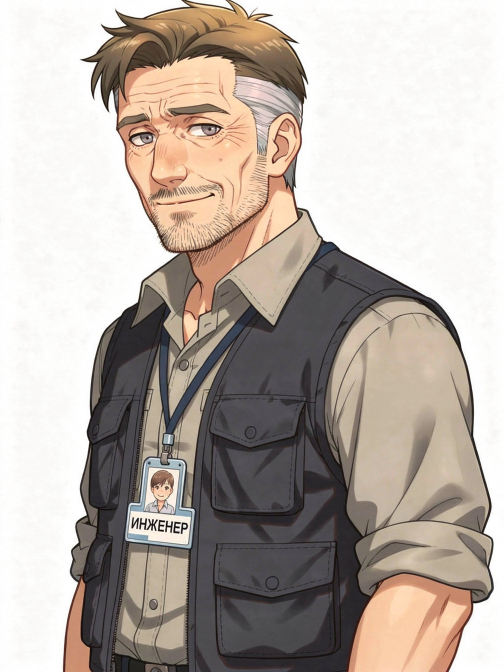
#> input picture assets/gen/sergey_eng_old__flux-2_0.jpg, 1008 x 1344 px (shown at 1/2 size)
$ python _sergey_face_sheet.py
#> lines starting #> are read from the running program, lines starting #| are printed output that depends on the picture
# -*- coding: utf-8 -*-
"""Крупный кроп лица: база vs эмоции. Видно, где поехал возраст/морщины/щетина."""
import os
from PIL import Image, ImageDraw

HERE = os.path.dirname(os.path.abspath(__file__))
GEN = os.path.join(HERE, 'assets', 'gen')
OUT = os.path.join(HERE, 'assets', 'review', 'review_72_sergey_faces.png')

FILES = [('база (canon)', 'sergey_eng_old__flux-2_0.jpg'),
         ('smile', 'sergey_smile_0.jpg'),
         ('concerned', 'sergey_concerned_0.jpg')]

tiles = []
for label, f in FILES:
    im = Image.open(os.path.join(GEN, f)).convert('RGB')
#> im is the input picture: PIL image 1008x1344 RGB; mean R, G, B 183.9, 174.1, 166.2
    w, h = im.size
#> w = 1008; h = 1344
    # лицо: верхние 42%, по центру
    box = (int(w * .18), int(h * .02), int(w * .82), int(h * .46))
#> box = (181, 26, 826, 618)
    face = im.crop(box)
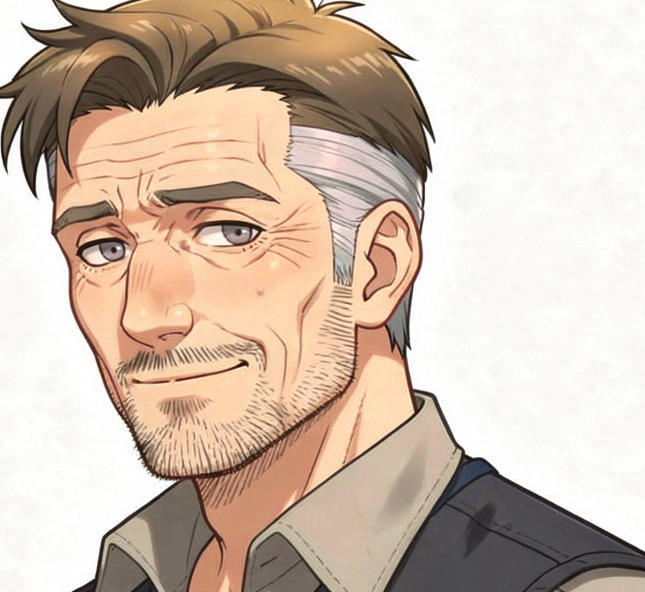
#> face: PIL image 645x592 RGB; mean R, G, B 208.2, 190, 175.1
    tw = 620
    face = face.resize((tw, int(face.height * tw / face.width)), Image.LANCZOS)
#> face: PIL image 620x569 RGB
    tiles.append((label, face))
#> pass 2 of the loop `for label, f in FILES:`:
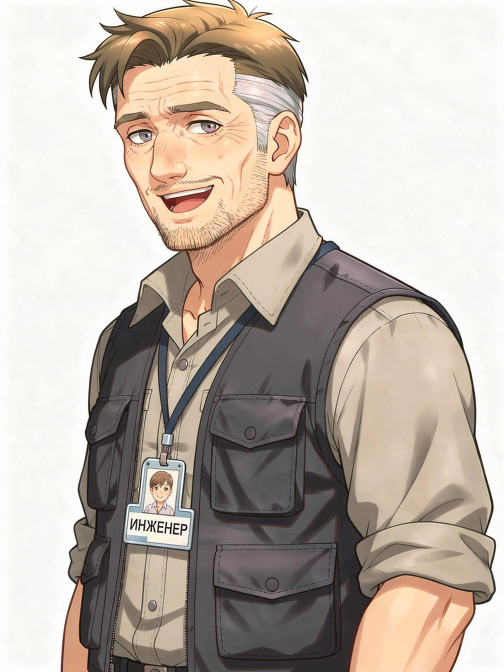
#> input picture assets/gen/sergey_smile_0.jpg, 1008 x 1344 px (shown at 1/2 size)
#> im is the input picture: PIL image 1008x1344 RGB; mean R, G, B 190.5, 179.6, 170
#> `face = im.crop(box)`:
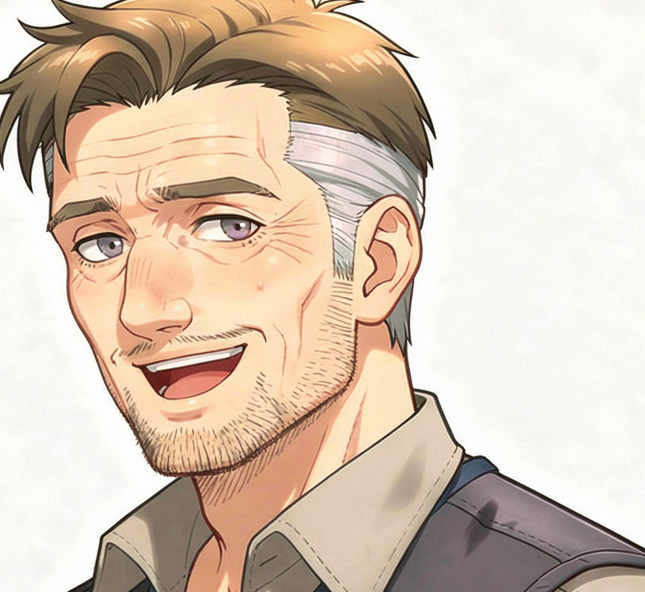
#> face: PIL image 645x592 RGB; mean R, G, B 215.7, 197.4, 180.7
#> pass 3 of the loop `for label, f in FILES:`:
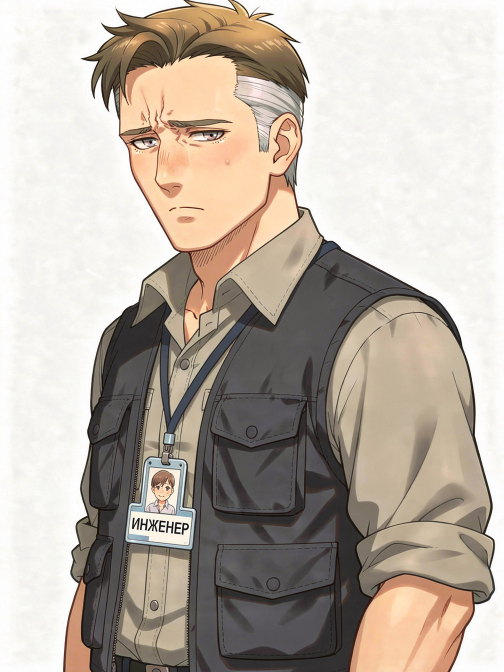
#> input picture assets/gen/sergey_concerned_0.jpg, 1008 x 1344 px (shown at 1/2 size)
#> im is the input picture: PIL image 1008x1344 RGB; mean R, G, B 185.3, 175.6, 165.1
#> `face = im.crop(box)`:
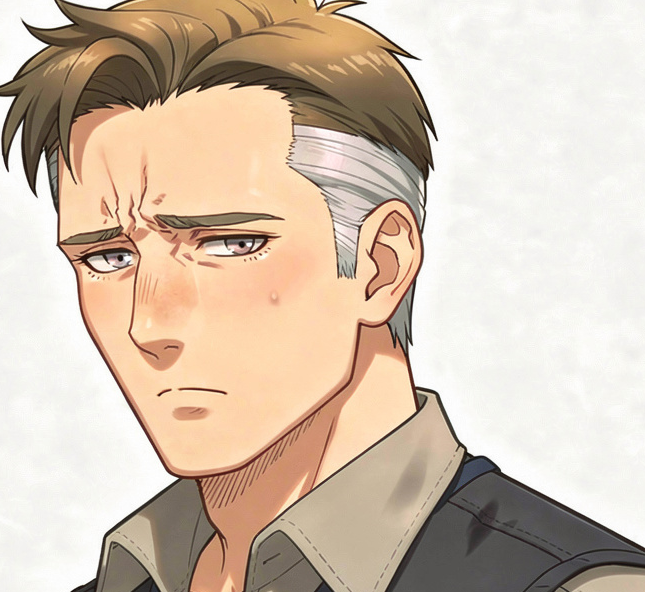
#> face: PIL image 645x592 RGB; mean R, G, B 210.8, 193.2, 175.4

th = max(t[1].height for t in tiles)
#> th = 569
sheet = Image.new('RGB', (sum(t[1].width for t in tiles), th + 26), (12, 14, 20))
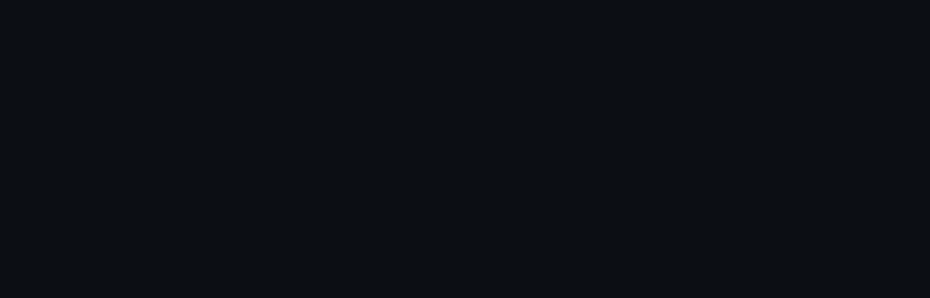
#> sheet: PIL image 1860x595 RGB (shown at 1/2 size); mean R, G, B 12, 14, 20
d = ImageDraw.Draw(sheet)
x = 0
for label, im in tiles:
    sheet.paste(im, (x, 26))
    d.text((x + 8, 8), label, fill=(255, 255, 255))
    x += im.width
#> this loop made 3 passes
#> (label, x) on passes 1 to 3: ('база (canon)', 620), ('smile', 1240), ('concerned', 1860)
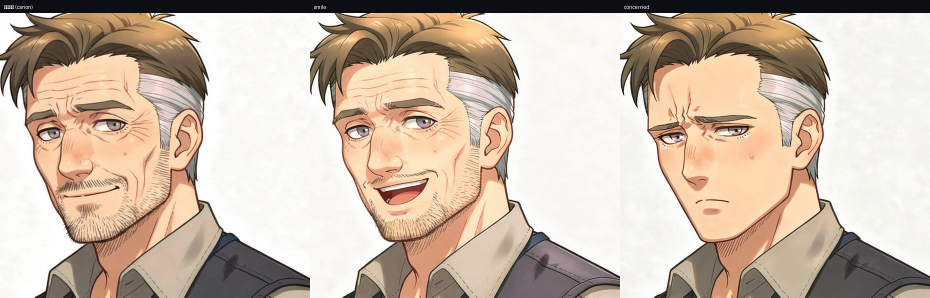
#> sheet: PIL image 1860x595 RGB (shown at 1/2 size); mean R, G, B 202.9, 185.7, 170.2
#> after the loop, x = 1860
sheet.save(OUT)
print(OUT, sheet.size)
#| assets/review/review_72_sergey_faces.png (1860, 595)
